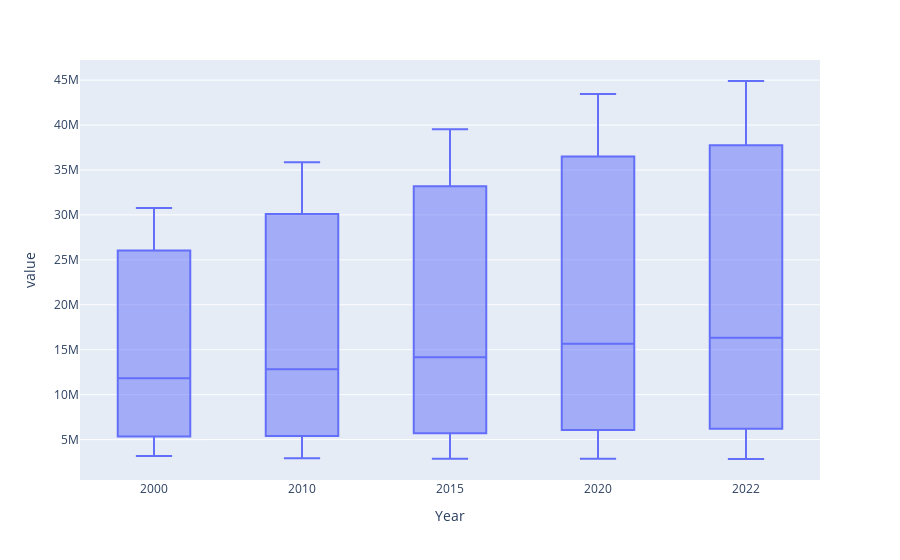

This figure's notebook cell:
### Code cell
fig = px.box(population_df_sample, x = "Year", y=["Albania", "Algeria", "Zimbabwe"])
fig.show()

### Figure 1 — Plotly figure (JSON) as saved in the notebook; plotly's stock layout.template omitted (floating-point values rounded to 4 significant figures)
{"data": [{"alignmentgroup": "True", "hovertemplate": "Year=%{x}<br>value=%{y}<extra></extra>", "legendgroup": "", "marker": {"color": "#636efa"}, "name": "", "notched": false, "offsetgroup": "", "orientation": "v", "showlegend": false, "type": "box", "x": ["2000", "2010", "2015", "2020", "2022", "2000", "2010", "2015", "2020", "2022", "2000", "2010", "2015", "2020", "2022"], "x0": " ", "xaxis": "x", "y": [3182021, 2913399, 2882481, 2866849, 2842321, 30774621, 35856344, 39543154, 43451666, 44903225, 11834676, 12839771, 14154937, 15669666, 16320537], "y0": " ", "yaxis": "y"}], "layout": {"boxmode": "group", "legend": {"tracegroupgap": 0}, "margin": {"t": 60}, "xaxis": {"anchor": "y", "domain": [0, 1], "title": {"text": "Year"}}, "yaxis": {"anchor": "x", "domain": [0, 1], "title": {"text": "value"}}}}
